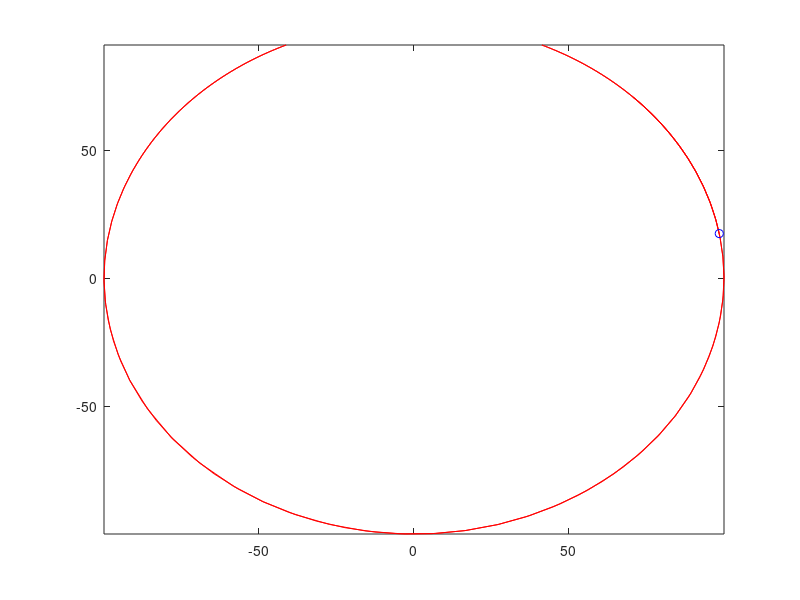

Source code (MATLAB):
function HereWeGooo()

%Define variables
cart_mass = 535;                        %kg, mass of cart no people
person_mass = 100;                      %kg, mass of 1 person
rolling_mass = cart_mass + person_mass; %kg, mass of person+cart
m = rolling_mass;                       %ez pz

R = 100;         %m, radius of the roller coaster loop
g = 9.81;       %m/s^2, acceleration due to gravity
mu = 0.0009;    %coefficient of rolling resistance


    function res = S_derivs(~,S)
        
        s = S(1);   %current s (position)
        sdot = S(2);%current sdot (velocity)

%         sdd = -(g*cos(s))/(cos(s)^2 - sin(s)^2);
%         sdd = (sdot^2*sin(s)-tan(s)*sdot*cos(s)-g)/(cos(s)-tan(s)*sin(s))
%         sdd = ((-2*sdot^2*sin(s)*cos(s) - g*cos(s))/(cos(s)^2 + sin(s)^2));
%         sdd=(sdot^2*sin(s)-tan(s)*sdot^2*cos(s)-g)/(cos(s)+tan(s)*sin(s));
%         sdd = (-2*sdot^2*sin(s)*cos(s) - g*cos(s))
        sdd = - g*cos(s)
        res = [sdot; sdd];
    end

options = odeset('RelTol', 1e-6);
[t,S] = ode45(@S_derivs, [0 4], [pi/4,-2],options);

Ss = S(:,1);
%sdots = S(:,2);

% plot(t,Ss)
rx = R*cos(Ss);
ry = R*sin(Ss);

comet(rx,ry)

% sdd = ((((m*(sdd*sin(s) - sdot^2*cos(s)))/(cos(s)*(1-mu)))*sin(s) - ((m*(sdd*sin(s) - sdot^2*cos(s)))/(cos(s)*(1-mu)))*mu*sin(s) - m*g)/m + sdot^2 * sin(s) - sdd)






end
